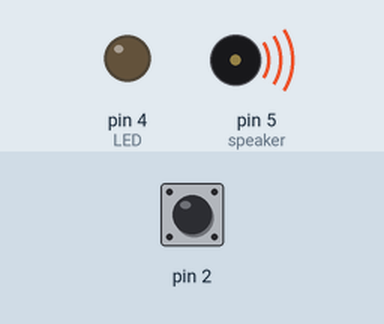
Bench run of a sketch on a simulated Arduino Uno, built with avr-gcc and run on an emulated ATmega328P. On the bench: output pins drawn as LEDs (lit = HIGH), buzzer (waves = sounding). The inputs (shaded band) are chosen by the test bench; at power-on: pin 2 HIGH. What the sketch prints to the serial monitor is not drawn.

Above: at 1.2 s.
1.3 s: pin 2 pulled LOW for 0.15 s
At 1.37 s:
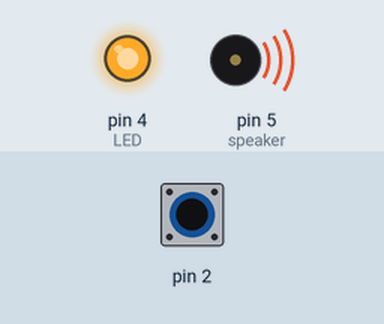
3.0 s: pin 2 pulled LOW for 3.2 s
At 3.9 s:
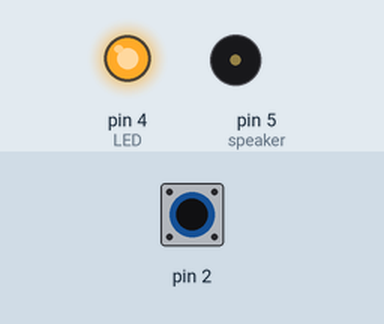
Timing chart, 0 to 7.7 s (numbered marks = the images above; inputs shaded):
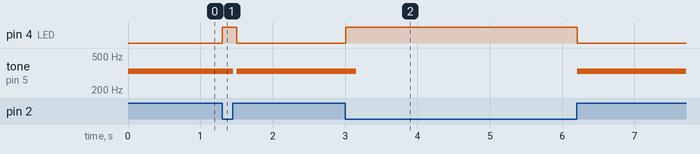

The sketch:

dorrSensor.ino
```cpp
/*
 * 예제 20-1
 * 마그네틱 스위치로 시리얼통신을 이용해서 열림과 닫힘을 감지해보라!
 */
int mag_sensor = 0;
int LED = 4;
int speaker = 5;

void setup() {
  // put your setup code here, to run once:
  Serial.begin(115200);
  pinMode(2, INPUT_PULLUP);   // 마그네틱 센서
  pinMode(LED, OUTPUT);       // LED
  pinMode(speaker, OUTPUT);   // 부저
}

void loop() {
  // put your main code here, to run repeatedly:
  mag_sensor = digitalRead(2);
  if(mag_sensor == LOW){
    //달라붙어있는거 = 닫힘
    Serial.println("아! 닫혔네요!");
    digitalWrite(LED, HIGH);
  }else{
    //열림
    Serial.println("열렸습니다!");
    digitalWrite(LED, LOW);
    tone(speaker, 330, 250);
  }
  delay(100);
}
```

Measured:
- after the input at 1.3 s, pin 4 (LED): LOW → HIGH at once, → LOW 0.20 s later; tone on pin 5 (speaker): 330 Hz → silent after 0.15 s, → 330 Hz 0.05 s later
- after the input at 3.0 s, pin 4 (LED): LOW → HIGH at once, → LOW 3.2 s later; tone on pin 5 (speaker): 330 Hz → silent after 0.16 s, → 330 Hz 3.1 s later
